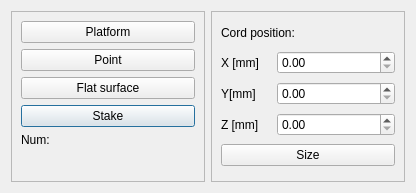
<?xml version="1.0" encoding="UTF-8"?>
<ui version="4.0">
 <class>ObjToScene</class>
 <widget class="QDialog" name="ObjToScene">
  <property name="geometry">
   <rect>
    <x>0</x>
    <y>0</y>
    <width>416</width>
    <height>193</height>
   </rect>
  </property>
  <property name="windowTitle">
   <string>Adding objects</string>
  </property>
  <layout class="QGridLayout" name="gridLayout">
   <item row="0" column="0">
    <widget class="QFrame" name="frame">
     <property name="frameShape">
      <enum>QFrame::StyledPanel</enum>
     </property>
     <property name="frameShadow">
      <enum>QFrame::Raised</enum>
     </property>
     <layout class="QGridLayout" name="gridLayout_3">
      <item row="3" column="0">
       <widget class="QPushButton" name="stakePushButton">
        <property name="text">
         <string>Stake</string>
        </property>
       </widget>
      </item>
      <item row="5" column="0">
       <spacer name="verticalSpacer">
        <property name="orientation">
         <enum>Qt::Vertical</enum>
        </property>
        <property name="sizeHint" stdset="0">
         <size>
          <width>20</width>
          <height>40</height>
         </size>
        </property>
       </spacer>
      </item>
      <item row="0" column="0">
       <widget class="QPushButton" name="platfromPushButton">
        <property name="text">
         <string>Platform</string>
        </property>
       </widget>
      </item>
      <item row="1" column="0">
       <widget class="QPushButton" name="pointPushButton">
        <property name="text">
         <string>Point</string>
        </property>
       </widget>
      </item>
      <item row="2" column="0">
       <widget class="QPushButton" name="flatSurfacePushButton">
        <property name="text">
         <string>Flat surface</string>
        </property>
       </widget>
      </item>
      <item row="4" column="0">
       <widget class="QLabel" name="numOfObjLabel">
        <property name="text">
         <string>Num:</string>
        </property>
       </widget>
      </item>
     </layout>
    </widget>
   </item>
   <item row="0" column="1">
    <widget class="QFrame" name="frame_2">
     <property name="frameShape">
      <enum>QFrame::StyledPanel</enum>
     </property>
     <property name="frameShadow">
      <enum>QFrame::Raised</enum>
     </property>
     <layout class="QGridLayout" name="gridLayout_2">
      <item row="2" column="1">
       <widget class="QDoubleSpinBox" name="y_doubleSpinBox"/>
      </item>
      <item row="1" column="0">
       <widget class="QLabel" name="label">
        <property name="maximumSize">
         <size>
          <width>50</width>
          <height>35</height>
         </size>
        </property>
        <property name="text">
         <string>X [mm]</string>
        </property>
       </widget>
      </item>
      <item row="3" column="0">
       <widget class="QLabel" name="label_3">
        <property name="maximumSize">
         <size>
          <width>50</width>
          <height>35</height>
         </size>
        </property>
        <property name="text">
         <string>Z [mm]</string>
        </property>
       </widget>
      </item>
      <item row="2" column="0">
       <widget class="QLabel" name="label_2">
        <property name="maximumSize">
         <size>
          <width>50</width>
          <height>35</height>
         </size>
        </property>
        <property name="text">
         <string>Y[mm]</string>
        </property>
       </widget>
      </item>
      <item row="3" column="1">
       <widget class="QDoubleSpinBox" name="z_doubleSpinBox"/>
      </item>
      <item row="1" column="1">
       <widget class="QDoubleSpinBox" name="x_doubleSpinBox"/>
      </item>
      <item row="0" column="0" colspan="2">
       <widget class="QLabel" name="label_4">
        <property name="maximumSize">
         <size>
          <width>16777215</width>
          <height>20</height>
         </size>
        </property>
        <property name="text">
         <string>Cord position:</string>
        </property>
       </widget>
      </item>
      <item row="4" column="0" colspan="2">
       <widget class="QPushButton" name="sizePushButton">
        <property name="text">
         <string>Size</string>
        </property>
       </widget>
      </item>
     </layout>
    </widget>
   </item>
  </layout>
 </widget>
 <resources/>
 <connections/>
</ui>
